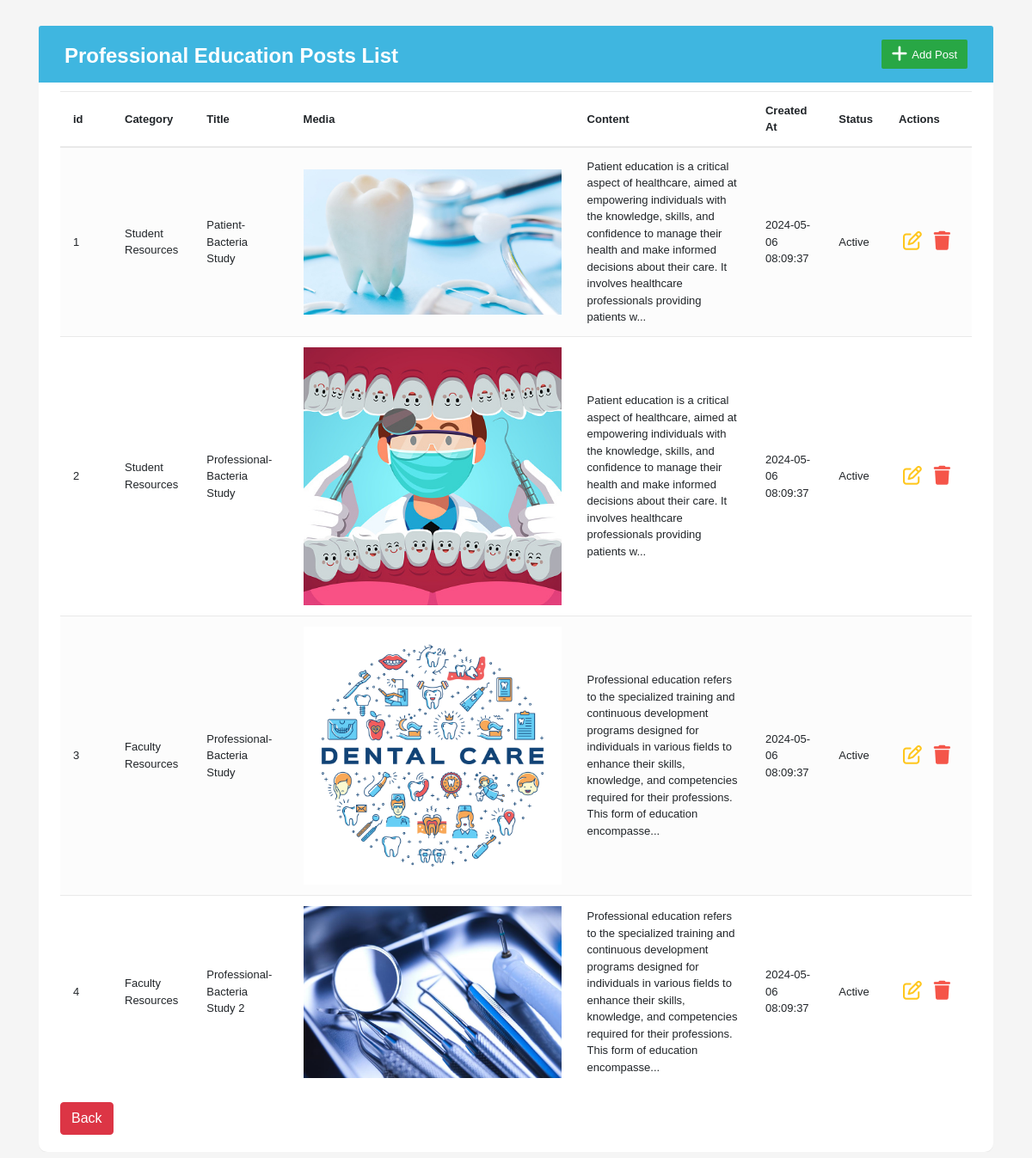
/admin/admin-professional/index.php (signed in), run on the app's committed database.
### tables this page shows
CREATE TABLE `posts` (
  `post_id` int(11) NOT NULL,
  `category_id` int(11) DEFAULT NULL,
  `post_title` varchar(80) DEFAULT NULL,
  `post_content` text DEFAULT NULL,
  `post_created_at` timestamp NOT NULL DEFAULT current_timestamp(),
  `post_updated_at` timestamp NOT NULL DEFAULT current_timestamp() ON UPDATE current_timestamp(),
  `post_is_deleted` tinyint(1) DEFAULT 0,
  CHECK (post_is_deleted BETWEEN 0 AND 1)
);

CREATE TABLE `category` (
  `category_id` int(11) NOT NULL,
  `parent_id` int(11) NOT NULL DEFAULT 0,
  `category_name` varchar(30) DEFAULT NULL,
  `category_description` text DEFAULT NULL,
  `category_is_deleted` tinyint(1) DEFAULT 0,
  CHECK (category_is_deleted BETWEEN 0 AND 1)
);

CREATE TABLE `media` (
  `media_id` int(11) NOT NULL,
  `media_type` varchar(50) DEFAULT NULL,
  `media_path` varchar(255) DEFAULT NULL,
  `media_text` text DEFAULT NULL,
  `media_created_at` timestamp NOT NULL DEFAULT current_timestamp(),
  `media_updated_at` timestamp NOT NULL DEFAULT current_timestamp() ON UPDATE current_timestamp(),
  `media_is_deleted` tinyint(1) DEFAULT 0,
  CHECK (media_is_deleted BETWEEN 0 AND 1)
);

### admin/function.php (called while the page is built, shortened)
<?php
function getProfessionalAllPosts()
{
    global $conn;
    $sql = "SELECT * FROM posts
        JOIN itemmedia ON posts.post_id = itemmedia.item_id
        JOIN media ON itemmedia.media_id = media.media_id
        JOIN category ON posts.category_id = category.category_id
        WHERE itemmedia.item_type = 'posts' && (category.category_id = 6 OR category.category_id = 7)";
    $stmt = $conn->prepare($sql);
    $stmt->execute();
    $result = $stmt->get_result();
    $rows = $result->fetch_all(MYSQLI_ASSOC);
    return $rows;
}

### admin/admin-professional/index.php (the view, shortened to what this page needs)
<?php
require_once ('../function.php');
$rows=getProfessionalAllPosts();
?>
<!DOCTYPE html>
<html lang="en">
<head>
    <link rel="stylesheet" href="https://stackpath.bootstrapcdn.com/bootstrap/4.5.0/css/bootstrap.min.css">
    <link rel="stylesheet" href="../style/education.css">
</head>
<body>
<div class="container-xl">
    <div class="table-responsive">
        <div class="table-wrapper">
            <div class="table-title-professional">
                <div class="row">
                    <div class="col-sm-6">
                        <h2><b>Professional Education Posts List</b></h2>
                    </div>
                    <div class="col-sm-6">
                        <a href="add-professional.php" class="btn btn-success" data-toggle="modal"><i class="fa-solid fa-plus"></i> <span>Add Post</span></a>
                    </div>
                </div>
            </div>
            <table class="table table-striped table-hover">
                <thead>
                <tr>
                    <th>id</th>
                    <th>Category</th>
                    <th>Title</th>
                    <th>Media</th>
                    <th>Content</th>
                    <th>Created At</th>
                    <th>Status</th>
                    <th>Actions</th>
                </tr>
                </thead>
                <tbody>
                    <?php $order = 0;
                    foreach($rows as $row) {
                        ?>
                <tr>
                    <td><?php $order+=1; echo $order;  ?></td>
                    <td><?php echo htmlspecialchars($row['category_name']); ?></td>
                    <td><?php echo $row['post_title']?></td>
                    <td><?php if ($row['media_type'] == 'image/png' ||  $row['media_type'] == 'image/jpg' || $row['media_type'] == 'image/jpeg'): ?>
                            <img id="current_media" src="<?php echo $row['media_path']; ?>"
                                 alt="Current Media" style="width: 300px; height: auto;">
                        <?php endif; ?>
                    </td>
                    <td>
                        <?php
                        echo substr($row['post_content'], 0, 255);
                         if(strlen($row['post_content']) > 255){
                         echo "...";
                        }
                    ?>
                    </td>
                    <td><?php echo $row['post_created_at'] ?></td>
                    <td><?php if($row['post_is_deleted']==1) {
                        echo "Inactive";
                    }else{
                        echo "Active";
                    }
                     ?>
                    </td>
                    <td>
                        <a href="edit-professional.php?post_id=<?php echo $row['post_id'] ?>" class="edit"><i
                                    class="fa-regular fa-pen-to-square"></i></a>
                        <?php if ($row['post_is_deleted'] == 1): ?>
                            <a href="restore-professional.php?post_id=<?php echo $row['post_id'] ?>" class="restore"><i class="fa-solid fa-rotate-left"></i></a>
                        <?php else: ?>
                            <a href="delete-professional.php?post_id=<?php echo $row['post_id'] ?>" class="delete"><i class="fa-solid fa-trash"></i></a>
                        <?php endif; ?>
                    </td>
                </tr>
                <?php } ?>
                </tbody>
            </table>
            <div class="clearfix">
                <a href="../admin-dashboard/index.php" class="btn btn-danger">Back</a>
            </div>
        </div>
    </div>
</div>
</body>

### admin/style/education.css (style rules this page uses)
body { color: #3FB6E0; background: #f5f5f5; font-family: 'Varela Round', sans-serif; font-size: 13px; }
.table-responsive { margin: 30px 0; }
.table-wrapper { background: #fff; padding: 20px 25px; border-radius: 10px; min-width: 1000px; box-shadow: 0 1px 1px rgba(0,0,0,.05); }
.table-title-professional { padding-bottom: 15px; background: #3FB6E0; color: #fff; padding: 16px 30px; min-width: 100%; margin: -20px -25px 10px; border-radius: 3px 3px 0 0; }
.table-title-professional h2 { margin: 5px 0 0; font-size: 24px; }
.table-title-professional .btn { color: #fff; float: right; font-size: 13px; border: none; min-width: 50px; border-radius: 2px; border: none; outline: none !important; margin-left: 10px; }
.table-title-professional .btn i { float: left; font-size: 21px; margin-right: 5px; }
.table-title-professional .btn span { float: left; margin-top: 2px; }
table.table tr th, table.table tr td { border-color: #e9e9e9; padding: 12px 15px; vertical-align: middle; }
table.table tr th:first-child { width: 60px; }
table.table tr th:last-child { width: 100px; }
table.table-striped tbody tr:nth-of-type(odd) { background-color: #fcfcfc; }
table.table td:last-child i { opacity: 0.9; font-size: 22px; margin: 0 5px; }
table.table td a { font-weight: bold; display: inline-block; text-decoration: none; outline: none !important; }
table.table td a.edit { color: #FFC107; }
table.table td a.delete { color: #F44336; }
table.table td i { font-size: 19px; }

### data on the page
posts: category.category_name "Student Resources", post_title "Patient-Bacteria Study", media.media_path (picture), post_content "Patient education is a critical aspect of healthcare, aimed at empowering individuals with the knowledge, skills, and confidence to manage their health and make informed decisions about their care. It involves healthcare professionals providing patients w", post_created_at "2024-05-06 08:09:37", post_is_deleted "Active"
posts: category.category_name "Student Resources", post_title "Professional-Bacteria Study", media.media_path (picture), post_content "Patient education is a critical aspect of healthcare, aimed at empowering individuals with the knowledge, skills, and confidence to manage their health and make informed decisions about their care. It involves healthcare professionals providing patients w", post_created_at "2024-05-06 08:09:37", post_is_deleted "Active"
posts: category.category_name "Faculty Resources", post_title "Professional-Bacteria Study", media.media_path (picture), post_content "Professional education refers to the specialized training and continuous development programs designed for individuals in various fields to enhance their skills, knowledge, and competencies required for their professions. This form of education encompasse", post_created_at "2024-05-06 08:09:37", post_is_deleted "Active"
posts: category.category_name "Faculty Resources", post_title "Professional-Bacteria Study 2", media.media_path (picture), post_content "Professional education refers to the specialized training and continuous development programs designed for individuals in various fields to enhance their skills, knowledge, and competencies required for their professions. This form of education encompasse", post_created_at "2024-05-06 08:09:37", post_is_deleted "Active"
